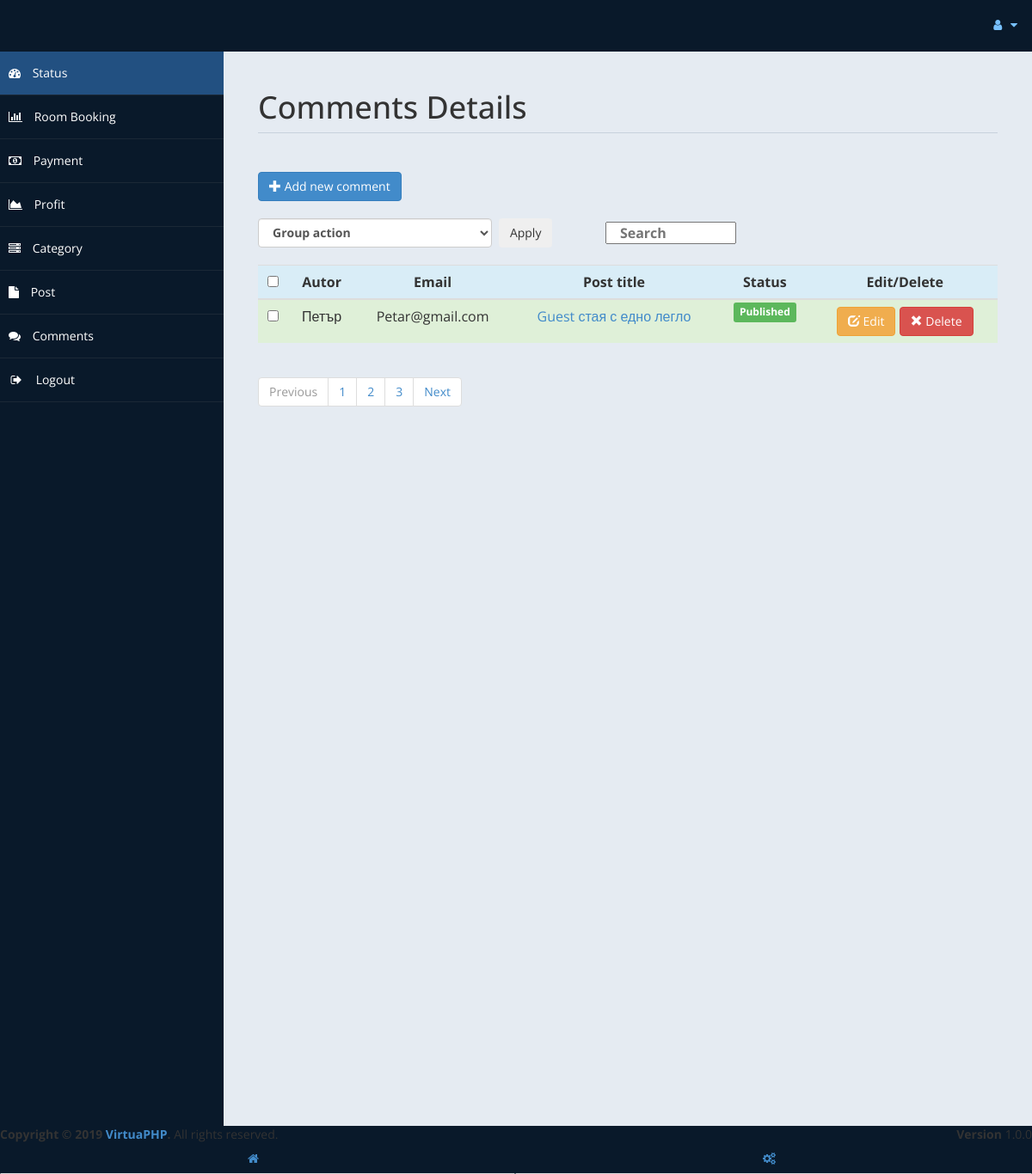
Screenshot of /admin/comment_admin.php with the database file from the repository.
### tables this page shows
CREATE TABLE `comments` (
  `id` int(10) NOT NULL,
  `postid` int(10) NOT NULL,
  `comm_autor` varchar(255) NOT NULL,
  `comm_email` varchar(255) NOT NULL,
  `comm_text` text NOT NULL,
  `comm_status` varchar(50) NOT NULL,
  `comm_date` varchar(255) NOT NULL
);

CREATE TABLE `posts` (
  `id` int(10) NOT NULL,
  `post_category` varchar(10) NOT NULL,
  `post_title` varchar(255) NOT NULL,
  `post_autor` varchar(255) NOT NULL,
  `post_date` varchar(255) NOT NULL,
  `post_edit_date` varchar(255) NOT NULL,
  `post_image` varchar(255) NOT NULL,
  `post_text` text NOT NULL,
  `post_tag` varchar(255) NOT NULL,
  `post_visit_counter` varchar(255) NOT NULL,
  `post_status` varchar(255) NOT NULL,
  `post_priority` varchar(255) NOT NULL
);

### admin/comment_admin.php (the view, shortened to what this page needs)
<?php
  include "db_connection.php";
?>
<!DOCTYPE>
<html>
<link href="assets/css/bootstrap.css" rel="stylesheet" />
    <link href="assets/css/font-awesome.css" rel="stylesheet" />
	<link rel="stylesheet" href="assets/css/morris.css">
    <link href="assets/css/custom-styles.css" rel="stylesheet" />
    <link href="assets/js/dataTables/dataTables.bootstrap.css" rel="stylesheet" />
    <link rel="stylesheet" href="https://cdnjs.cloudflare.com/ajax/libs/font-awesome/4.7.0/css/font-awesome.min.css">
</head>
<body>
    <div id="wrapper">
        <nav class="navbar navbar-default top-navbar" role="navigation">
            <div class="navbar-header">
                <a class="navbar-brand" href="home.php"><?php echo $_SESSION["user"]; ?> </a>
            </div>
            <ul class="nav navbar-top-links navbar-right">
                <li class="dropdown">
                    <a class="dropdown-toggle" data-toggle="dropdown" href="#" aria-expanded="false">
                        <i class="fa fa-user fa-fw"></i> <i class="fa fa-caret-down"></i>
                    </a>
                </li>
            </ul>
        </nav>
        <nav class="navbar-default navbar-side" role="navigation">
            <div class="sidebar-collapse">
                <ul class="nav" id="main-menu">
                <li>
                        <a class="active-menu" href="home.php"><i class="fa fa-dashboard"></i> Status</a>
                    </li>
					<li>
                        <a href="roombook.php"><i class="fa fa-bar-chart-o"></i> Room Booking</a>
                    </li>
                    <li>
                        <a href="payment.php"><i class="fa fa-money"></i> Payment</a>
                    </li>
                    <li>
                        <a  href="profit.php"><i class="fa fa-area-chart"></i> Profit</a>
                    </li>
                    <li>
                        <a href="category_admin.php"><i class="fa fa-server"></i></i> Category</a>
                    </li>
                    <li>
                        <a href="post_admin.php"><i class="fa fa-file"></i> Post</a>
                    </li>
                    <li>
                        <a href="comment_admin.php"><i class="fa fa-comments"></i> Comments</a>
                    </li>
                    <li>
                        <a href="logout.php"><i class="fa fa-sign-out fa-fw"></i> Logout</a>
                    </li>
            </div>
        </nav>
        <div id="page-wrapper" >
            <div id="page-inner">
			 <div class="row">
                    <div class="col-md-12">
                        <h1 class="page-header">
                         Comments Details<small> </small>
                        </h1>
                    </div>
                </div>
          <button type="button" class="btn btn-primary" data-toggle="modal" data-target="#InsertComment"><span class="glyphicon glyphicon-plus" aria-hidden="true"></span> Add new comment</button>
         <br><br>
        <div class="box-body">
          <form action="" method="post">
           <table width=100%>
            <tr>
               <th>
                 <select class="form-control" id="group_options" name="group_options">
                    <option value="" disabled selected>Group action</option>
            </select>
               </th>
               <th>&nbsp;</th>
               <th>
                  <button class="btn btn-search" type="submit" name="applyed"> Apply</button>
               </th>
               <th>
                  <input class="col-xs-4" type="text" placeholder="Search" id="myInput" aria-label="Search">
              </th>
             </tr>
           </table>
            <br>
          <table class="table table-hover">
            <tr class="info">
              <th style="text-align: center;">
                <input type="checkbox" class="form-check-input" id="selectAllCommentCheckbox" name="selectAllCommentCheckbox">
              </th>
              <th style="text-align: center;">Autor</th>
              <th style="text-align: center;">Email</th>
              <th style="text-align: center;">Post title</th>
              <th style="text-align: center;">Status</th>
              <th style="text-align: center;">Edit/Delete</th>
            </tr>
            <?php
                $sql_select_comment = "SELECT * FROM comments ORDER BY comm_status asc";
                $result_sql_select_comment = mysqli_query($dbconnection, $sql_select_comment);
                while ($rowcomment = mysqli_fetch_assoc($result_sql_select_comment))
                {
                  $view_comm_id = $rowcomment['id'];
                  $view_comm_postid = $rowcomment['postid'];
                  $view_comm_autor = $rowcomment['comm_autor'];
                  $view_comm_email = $rowcomment['comm_email'];
                  $view_comm_text = $rowcomment['comm_text'];
                  $view_comm_status = $rowcomment['comm_status'];
                  $view_comm_date = $rowcomment['comm_date'];
             ?>
             <tbody id="myTable">
            <tr class="success">
              <td style="text-align: center;">
                <input type="checkbox" class="form-check-input" id="selectOneCheckBoxArray" name="selectOneCheckBoxArray[]" value="<?php echo $view_comm_id; ?>">
              </td>
              <td style="text-align: center;"><?php echo $view_comm_autor; ?></td>
              <td style="text-align: center;"><?php echo $view_comm_email; ?></td>
              <?php
                  $sql_select_post = "SELECT * FROM posts WHERE id = {$view_comm_postid}";
                  $result_sql_select_post = mysqli_query($dbconnection, $sql_select_post);
                  while ($rowpost = mysqli_fetch_assoc($result_sql_select_post))
                  {
                    $view_post_title = $rowpost['post_title'];
                  }
                 ?>
              <td style="text-align: center;">
                <a href="../post.php?postid=<?=$view_comm_postid ?>" target="_blank">
                <?php
                   echo $view_post_title;
                 ?>
                 </a>
              </td>
              <?php
                if ($view_comm_status==1)
                {
               ?>
              <td style="text-align: center;"><span class="label label-success">Published</span></td>
              <?php
                }
                else
                {
              ?>
              <td style="text-align: center;"><span class="label label-warning">Draft</span></td>
              <?php
                }
              ?>
              <td style="text-align: center;">
                <button type="button" name="edit" class="btn btn-warning" data-toggle="modal" data-target="#EditComment" data-comment_id_edit="<?= $view_comm_id ?>" data-comment_postid="<?= $view_comm_postid ?>" data-comment_autor="<?= $view_comm_autor ?>" data-comment_email="<?= $view_comm_email ?>" data-comment_text="<?= $view_comm_text ?>" data-comment_date="<?= $view_comm_date ?>"> <span class="glyphicon glyphicon-edit" aria-hidden="true"></span> Edit</button>
               <button type="button" class="btn btn-danger" data-toggle="modal" data-target="#DeleteComment" data-comment_id_delete="<?= $view_comm_id ?>"><span class="glyphicon glyphicon-remove" aria-hidden="true"></span> Delete</button>
              </td>
            </tr>
            <?php
                }
             ?>
             </tbody>
          </table>
          </form>
        </div>
        <div class="box-footer">
          <nav aria-label="Page navigation example">
            <ul class="pagination justify-content-end">
              <li class="page-item disabled">
                <a class="page-link" href="#" tabindex="-1">Previous</a>
              </li>
              <li class="page-item"><a class="page-link" href="#">1</a></li>
              <li class="page-item"><a class="page-link" href="#">2</a></li>
              <li class="page-item"><a class="page-link" href="#">3</a></li>
              <li class="page-item">
                <a class="page-link" href="#">Next</a>
              </li>
            </ul>
          </nav>
        </div>
      </div>
  </div>
  <?php include "layout/footer.php"; ?>
  <?php include "layout/rightsidebar.php"; ?>
</body>
</html>

### admin/assets/css/custom-styles.css (style rules this page uses)
body { font-family: 'Open Sans', sans-serif; }
#wrapper { width: 100%; background:#09192A; }
#page-wrapper { padding: 15px 15px; min-height: 600px; background:#E5EBF2; }
#page-inner { width:100%; margin:10px 20px 10px 0px; background-color:transparent; padding:10px; min-height:1200px; }
h1, .h1, h2, .h2, h3, .h3 { margin-top: 7px; margin-bottom: -5px; }
.page-header { padding-bottom: 9px; margin: 10px 0 45px; border-bottom: 1px solid #C7D1DD; }
.top-navbar { margin:0px; }
.top-navbar .navbar-brand { color: #fff; width: 260px; text-align: left; height: 60px; font-size: 30px; font-weight: 700; text-transform: uppercase; line-height: 30px; }
.top-navbar .nav > li { position: relative; display: inline-block; }
.top-navbar .nav > li > a { position: relative; display: block; padding: 19px 15px; color: #77C0FD; }
.active-menu { background-color:#225081!important; }
.sidebar-collapse , .sidebar-collapse .nav { background:none; }
.sidebar-collapse .nav { padding:0; }
.sidebar-collapse .nav > li > a { color:#fff; background:transparent; text-shadow:none; }
.sidebar-collapse > .nav > li > a { padding:15px 10px; }
.sidebar-collapse > .nav > li { border-bottom: 1px solid rgba(107, 108, 109, 0.19); }
.navbar-side { border:none; background-color: transparent; }
.top-navbar { background:#09192A; border-bottom:none; }
.top-navbar .nav > li > a > i { margin-right: 2px; }
.navbar-default { border:0px solid black; }
.navbar-header { background: #09192A; }
.nav > li > a > i { margin-right:10px; }
@media (min-width:768px) { #page-wrapper { margin: 0 0 0 260px; padding: 15px 30px; min-height: 1200px; } }
@media (min-width:768px) { .navbar-side { z-index: 1; position: absolute; width: 260px; } }
@media (min-width:768px) { .navbar { border-radius: 0px; } }

### admin/comment_admin.php (style rules this page uses)
*, *::before, *::after { padding: 0; margin: 0; box-sizing: border-box; }

### rows the page displays
comments: comm_autor "Петър", comm_email "Petar@gmail.com", postid.post_title "Guest стая с едно легло", comm_status "Published"
